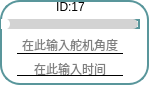
           <widget class="QFrame" name="frame_23">
            <property name="enabled">
             <bool>true</bool>
            </property>
            <property name="layoutDirection">
             <enum>Qt::LayoutDirection::RightToLeft</enum>
            </property>
            <property name="styleSheet">
             <string notr="true">* {
  background: white; /* 背景改为白色 */
  border: 2px solid #59969b; /* 使用与滑块一致的颜色 */
  border-radius: 20px;
}

</string>
            </property>
            <property name="frameShape">
             <enum>QFrame::Shape::StyledPanel</enum>
            </property>
            <property name="frameShadow">
             <enum>QFrame::Shadow::Raised</enum>
            </property>
            <widget class="QLineEdit" name="lineEdit_servo17">
             <property name="enabled">
              <bool>true</bool>
             </property>
             <property name="geometry">
              <rect>
               <x>17</x>
               <y>36</y>
               <width>106</width>
               <height>18</height>
              </rect>
             </property>
             <property name="maximumSize">
              <size>
               <width>120</width>
               <height>16777215</height>
              </size>
             </property>
             <property name="layoutDirection">
              <enum>Qt::LayoutDirection::LeftToRight</enum>
             </property>
             <property name="styleSheet">
              <string notr="true">QLineEdit {
            border-top: none;
            border-left: none;
            border-right: none;
            border-bottom: 1px solid black;
            background-color: transparent;
        }
        
        QLineEdit:focus {
            border-bottom: 1px solid #2a70f4;
        }</string>
             </property>
             <property name="alignment">
              <set>Qt::AlignmentFlag::AlignCenter</set>
             </property>
             <property name="placeholderText">
              <string>在此输入舵机角度</string>
             </property>
            </widget>
            <widget class="QLabel" name="label_id17">
             <property name="geometry">
              <rect>
               <x>1</x>
               <y>2</y>
               <width>139</width>
               <height>10</height>
              </rect>
             </property>
             <property name="minimumSize">
              <size>
               <width>0</width>
               <height>10</height>
              </size>
             </property>
             <property name="maximumSize">
              <size>
               <width>16777215</width>
               <height>10</height>
              </size>
             </property>
             <property name="styleSheet">
              <string notr="true">QLabel{border: none; /* 去掉控件的边框 */}
QLabel{background: none; /* 去掉控件的边框 */}</string>
             </property>
             <property name="text">
              <string>ID:17</string>
             </property>
             <property name="alignment">
              <set>Qt::AlignmentFlag::AlignCenter</set>
             </property>
            </widget>
            <widget class="QSlider" name="Slider_Servo17">
             <property name="geometry">
              <rect>
               <x>1</x>
               <y>19</y>
               <width>139</width>
               <height>10</height>
              </rect>
             </property>
             <property name="maximumSize">
              <size>
               <width>16777215</width>
               <height>10</height>
              </size>
             </property>
             <property name="layoutDirection">
              <enum>Qt::LayoutDirection::LeftToRight</enum>
             </property>
             <property name="styleSheet">
              <string notr="true">QSlider::groove:horizontal {
    border: none;
    height: 10px;
    background-color: lightgray;
    border-radius: 5px;
}

QSlider::handle:horizontal {
    width: 12px; /* 增大滑块的宽度 */
    margin: -1px 0px -1px -5px;
    border-radius: 6px; /* 也可以调整圆角半径以匹配滑块的大小 */
    background-color: white;
}

QSlider::sub-page:horizontal {
    background-color: qlineargradient(x1:0, y1:0, x2:1, y2:1, stop:0 #59969b, stop:1 #04e7fa);
    border-radius: 5px;
}
</string>
             </property>
             <property name="minimum">
              <number>0</number>
             </property>
             <property name="maximum">
              <number>240</number>
             </property>
             <property name="orientation">
              <enum>Qt::Orientation::Horizontal</enum>
             </property>
             <property name="invertedAppearance">
              <bool>false</bool>
             </property>
             <property name="tickPosition">
              <enum>QSlider::TickPosition::NoTicks</enum>
             </property>
             <property name="tickInterval">
              <number>1</number>
             </property>
            </widget>
            <widget class="QLineEdit" name="lineEdit_time17">
             <property name="geometry">
              <rect>
               <x>17</x>
               <y>61</y>
               <width>106</width>
               <height>15</height>
              </rect>
             </property>
             <property name="maximumSize">
              <size>
               <width>120</width>
               <height>15</height>
              </size>
             </property>
             <property name="styleSheet">
              <string notr="true">QLineEdit {
            border-top: none;
            border-left: none;
            border-right: none;
            border-bottom: 1px solid black;
            background-color: transparent;
        }
        
        QLineEdit:focus {
            border-bottom: 1px solid #2a70f4;
        }</string>
             </property>
             <property name="alignment">
              <set>Qt::AlignmentFlag::AlignCenter</set>
             </property>
             <property name="dragEnabled">
              <bool>false</bool>
             </property>
             <property name="placeholderText">
              <string>在此输入时间</string>
             </property>
            </widget>
           </widget>
